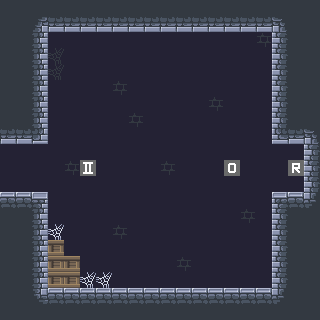

This is a level from a 2D game, rendered from its Tiled map with the project's own tilesets. A one-line summary and the complete map file follow:
An orthogonal 20x20 tile map with 16x16 px tiles, 2 tile layers (Tile layer 1, Tile layer 2), 2 tilesets and 7 objects (Right Gate, Left Gate, Opener, 2 level loader, Reloader, ...).

<map version="1.5" tiledversion="1.5.0" orientation="orthogonal" renderorder="right-down" width="20" height="20" tilewidth="16" tileheight="16" infinite="0" nextlayerid="6" nextobjectid="9">
 <tileset firstgid="1" source="dungeon.tsx" />
 <tileset firstgid="64" source="objects.tsx" />
 <objectgroup id="5" name="CameraFrame level" visible="0" locked="1">
  <object id="7" x="0" y="0" width="320" height="320">
   <properties>
    <property name="CameraMaxYSize" type="float" value="1000" />
    <property name="Class" value="CameraFrame" />
   </properties>
  </object>
 </objectgroup>
 <layer id="1" name="Tile layer 1" width="20" height="20" locked="1">
  <data encoding="csv">
11,11,11,11,11,11,11,11,11,11,11,11,11,11,11,11,11,11,11,11,
11,11,37,20,20,20,20,20,20,20,20,20,20,20,20,20,20,38,11,11,
11,11,12,63,63,63,63,63,63,63,63,63,63,63,63,63,55,10,11,11,
11,11,12,56,63,63,63,63,63,63,63,63,63,63,63,63,63,10,11,11,
11,11,12,56,63,63,63,63,63,63,63,63,63,63,63,63,63,10,11,11,
11,11,12,63,63,63,63,55,63,63,63,63,63,63,63,63,63,10,11,11,
11,11,12,63,63,63,63,63,63,63,63,63,63,55,63,63,63,10,11,11,
11,11,12,63,63,63,63,63,55,63,63,63,63,63,63,63,63,10,11,11,
20,20,21,63,63,63,63,63,63,63,63,63,63,63,63,63,63,19,20,38,
63,63,63,63,63,63,63,63,63,63,63,63,63,63,63,63,63,63,63,10,
63,63,63,63,55,71,63,63,63,63,55,63,63,63,65,63,63,63,69,10,
63,63,63,63,63,63,63,63,63,63,63,63,63,63,63,63,63,63,63,10,
2,2,3,63,63,63,63,63,63,63,63,63,63,63,63,63,63,1,2,47,
11,11,12,63,63,63,63,63,63,63,63,63,63,63,63,55,63,10,11,11,
11,11,12,48,63,63,63,55,63,63,63,63,63,63,63,63,63,10,11,11,
11,11,12,52,63,63,63,63,63,63,63,63,63,63,63,63,63,10,11,11,
11,11,12,52,52,63,63,63,63,63,63,55,63,63,63,63,63,10,11,11,
11,11,12,52,52,48,48,63,63,63,63,63,63,63,63,63,63,10,11,11,
11,11,46,2,2,2,2,2,2,2,2,2,2,2,2,2,2,47,11,11,
11,11,11,11,11,11,11,11,11,11,11,11,11,11,11,11,11,11,11,11
</data>
 </layer>
 <objectgroup id="2" name="Objects">
  <object id="1" name="Right Gate" gid="64" x="272" y="192" width="16" height="48">
   <properties>
    <property name="Class" value="Slider" />
    <property name="Collidable" type="bool" value="true" />
    <property name="DeltaX" type="float" value="0" />
    <property name="DeltaY" type="float" value="-48" />
    <property name="MoveTime" type="float" value="5" />
   </properties>
  </object>
  <object id="2" name="Left Gate" gid="64" x="32" y="192" width="16" height="48">
   <properties>
    <property name="Collidable" type="bool" value="true" />
   </properties>
  </object>
  <object id="3" name="Opener" gid="36" x="224" y="192" width="16" height="16">
   <properties>
    <property name="Class" value="SliderTrigger" />
    <property name="SliderName" value="Right Gate" />
   </properties>
  </object>
  <object id="4" name="2 level loader" gid="36" x="80" y="192" width="16" height="16">
   <properties>
    <property name="Class" value="LevelLoader" />
    <property name="LevelToLoad" value="Maps/second.tmx" />
   </properties>
  </object>
  <object id="5" name="Reloader" gid="36" x="288" y="192" width="16" height="16">
   <properties>
    <property name="Class" value="LevelLoader" />
    <property name="LevelToLoad" value="Maps/main.tmx" />
   </properties>
  </object>
 </objectgroup>
 <objectgroup id="4" name="Player layer">
  <object id="6" name="Player" gid="67" x="128" y="160.667" width="15" height="31">
   <properties>
    <property name="AnimationTime" type="float" value="0.5" />
    <property name="Class" value="TopDownPlayer" />
    <property name="MoveAnimationDown" value="Sprites/PlayerAnimation" />
    <property name="TopDownSpeed" type="float" value="64" />
   </properties>
  </object>
 </objectgroup>
 <layer id="3" name="Tile layer 2" width="20" height="20">
  <data encoding="csv">
0,0,0,0,0,0,0,0,0,0,0,0,0,0,0,0,0,0,0,0,
0,0,0,0,0,0,0,0,0,0,0,0,0,0,0,0,0,0,0,0,
0,0,0,0,0,0,0,0,0,0,0,0,0,0,0,0,0,0,0,0,
0,0,0,0,0,0,0,0,0,0,0,0,0,0,0,0,0,0,0,0,
0,0,0,0,0,0,0,0,0,0,0,0,0,0,0,0,0,0,0,0,
0,0,0,0,0,0,0,0,0,0,0,0,0,0,0,0,0,0,0,0,
0,0,0,0,0,0,0,0,0,0,0,0,0,0,0,0,0,10,0,0,
0,0,0,0,0,0,0,0,0,0,0,0,0,0,0,0,0,10,0,0,
0,0,0,0,0,0,0,0,0,0,0,0,0,0,0,0,0,19,0,0,
0,0,0,0,0,0,0,0,0,0,0,0,0,0,0,0,0,0,0,0,
0,0,0,0,0,0,0,0,0,0,0,0,0,0,0,0,0,0,0,0,
0,0,0,0,0,0,0,0,0,0,0,0,0,0,0,0,0,0,0,0,
0,0,0,0,0,0,0,0,0,0,0,0,0,0,0,0,0,0,0,0,
0,0,0,0,0,0,0,0,0,0,0,0,0,0,0,0,0,0,0,0,
0,0,0,0,0,0,0,0,0,0,0,0,0,0,0,0,0,0,0,0,
0,0,0,0,0,0,0,0,0,0,0,0,0,0,0,0,0,0,0,0,
0,0,0,0,0,0,0,0,0,0,0,0,0,0,0,0,0,0,0,0,
0,0,0,0,0,0,0,0,0,0,0,0,0,0,0,0,0,0,0,0,
0,0,0,0,0,0,0,0,0,0,0,0,0,0,0,0,0,0,0,0,
0,0,0,0,0,0,0,0,0,0,0,0,0,0,0,0,0,0,0,0
</data>
 </layer>
</map>